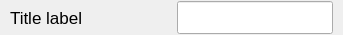
<?xml version="1.0" encoding="UTF-8"?>
<ui version="4.0">
 <class>text_value</class>
 <widget class="CardWidget" name="text_value">
  <property name="geometry">
   <rect>
    <x>0</x>
    <y>0</y>
    <width>343</width>
    <height>35</height>
   </rect>
  </property>
  <property name="windowTitle">
   <string>Form</string>
  </property>
  <layout class="QHBoxLayout" name="horizontalLayout">
   <property name="spacing">
    <number>10</number>
   </property>
   <property name="leftMargin">
    <number>10</number>
   </property>
   <property name="topMargin">
    <number>1</number>
   </property>
   <property name="rightMargin">
    <number>10</number>
   </property>
   <property name="bottomMargin">
    <number>1</number>
   </property>
   <item>
    <widget class="TitleLabel" name="tittle">
     <property name="font">
      <font>
       <family>Segoe UI</family>
       <pointsize>13</pointsize>
       <bold>false</bold>
      </font>
     </property>
     <property name="text">
      <string>Title label</string>
     </property>
    </widget>
   </item>
   <item>
    <widget class="LineEdit" name="value">
     <property name="sizePolicy">
      <sizepolicy hsizetype="Preferred" vsizetype="Preferred">
       <horstretch>0</horstretch>
       <verstretch>0</verstretch>
      </sizepolicy>
     </property>
    </widget>
   </item>
  </layout>
 </widget>
 <customwidgets>
  <customwidget>
   <class>CardWidget</class>
   <extends>QFrame</extends>
   <header>qfluentwidgets</header>
   <container>1</container>
  </customwidget>
  <customwidget>
   <class>TitleLabel</class>
   <extends>QLabel</extends>
   <header>qfluentwidgets</header>
  </customwidget>
  <customwidget>
   <class>LineEdit</class>
   <extends>QLineEdit</extends>
   <header>qfluentwidgets</header>
  </customwidget>
 </customwidgets>
 <resources/>
 <connections/>
</ui>
